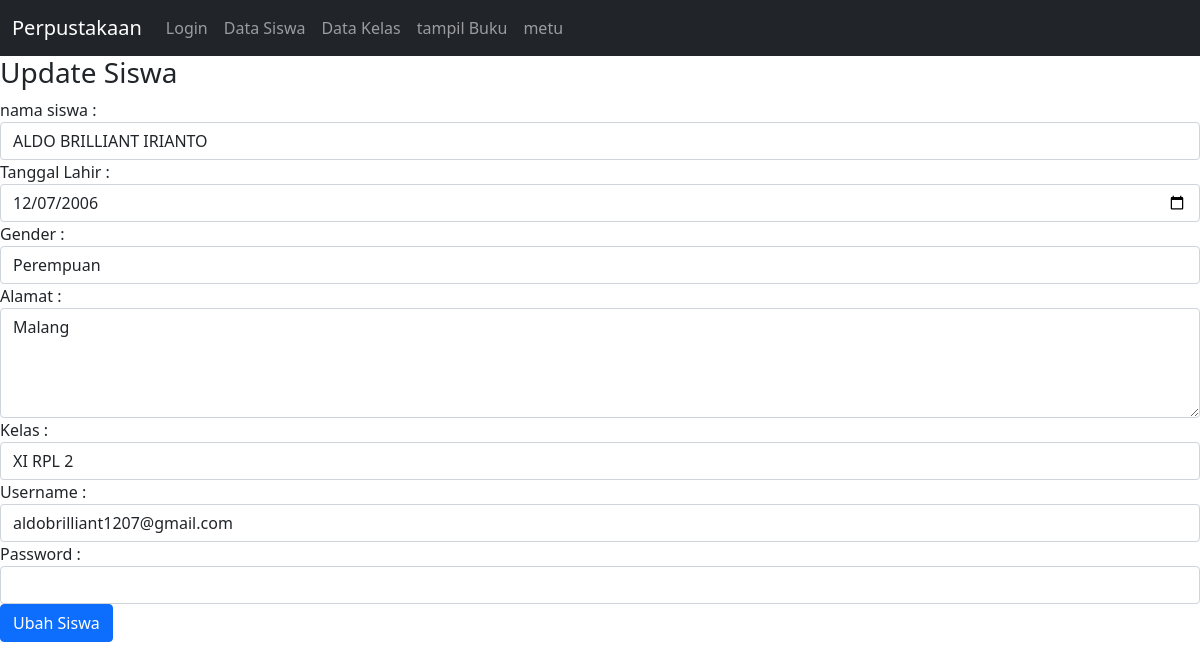
The app's page /ubah_siswa.php?id_siswa=55 (signed in) with its own data.
### tables this page shows
CREATE TABLE `siswa` (
  `id_siswa` int(11) NOT NULL,
  `nama_siswa` varchar(100) NOT NULL,
  `tanggal_lahir` date NOT NULL,
  `gender` enum('L','P') NOT NULL,
  `alamat` text DEFAULT NULL,
  `username` varchar(255) NOT NULL,
  `password` varchar(255) NOT NULL,
  `id_kelas` int(11) NOT NULL
);

### ubah_siswa.php (the view, shortened to what this page needs)
<?php include 'navbar.php'; ?>
<!DOCTYPE html>
<html>
<head>
    <link href="https://cdn.jsdelivr.net/npm/bootstrap@5.0.1/dist/css/bootstrap.min.css" rel="stylesheet">
</head>
<body>
    <?php
    include "koneksi.php";
    $qry_get_siswa = mysqli_query($conn, "select * from siswa where
    id_siswa = '" . $_GET['id_siswa'] . "'");
    $data_siswa = mysqli_fetch_array($qry_get_siswa);
    ?>
    <h3>Update Siswa</h3>
    <form action="proses_ubah_siswa.php" method="post">
        nama siswa :
        <input type="text" name="nama_siswa" value="<?= $data_siswa['nama_siswa'] ?>" class="form-control">
        Tanggal Lahir :
        <input type="date" name="tanggal_lahir" value="<?= $data_siswa['tanggal_lahir'] ?>" class="form-control">
        Gender :
        <?php
        $arr_gender = array('L' => 'Laki-laki', 'P' => 'Perempuan');
        ?>
        <select name="gender" class="form-control">
            <?php foreach ($arr_gender as $key_gender => $val_gender) :
                if ($key_gender == $data_siswa['gender']) {
                    $selek = "selected";
                } else {
                    $selek = "";
                }
            ?>
                <option value="<?= $key_gender ?>" <?= $selek ?>><?= $val_gender ?></option>
            <?php endforeach ?>
        </select>
        Alamat :
        <textarea name="alamat" class="form-control" rows="4"><?= $data_siswa['alamat'] ?></textarea>
        Kelas :
        <select name="id_kelas" class="form-control">
            <?php
            include "koneksi.php";
            $qry_kelas = mysqli_query($conn, "select * from kelas");
            while ($data_kelas = mysqli_fetch_array($qry_kelas)) {
                if ($data_kelas['id_kelas'] == $data_siswa['id_kelas']) {
                    $selek = "selected";
                } else {
                    $selek = "";
                }
                echo '<option value="' . $data_kelas['id_kelas'] . '" ' . $selek . '>' . $data_kelas['nama_kelas'] . '</option>';
            }
            ?>
        </select>
        Username :
        <input type="text" name="username" value="<?= $data_siswa['username'] ?>" class="form-control">
        Password :
        <input type="password" name="password" value="" class="form-control">
        <input type="submit" name="simpan" value="Ubah Siswa" class="btn btn-primary">
    </form>
</body>
</html>

### records on screen
siswa: nama_siswa "ALDO BRILLIANT IRIANTO", tanggal_lahir "12/07/2006", alamat "Malang", username "aldobrilliant1207@gmail.com"

### other values on screen
form field gender "Perempuan"
form field id_kelas "XI RPL 2"
